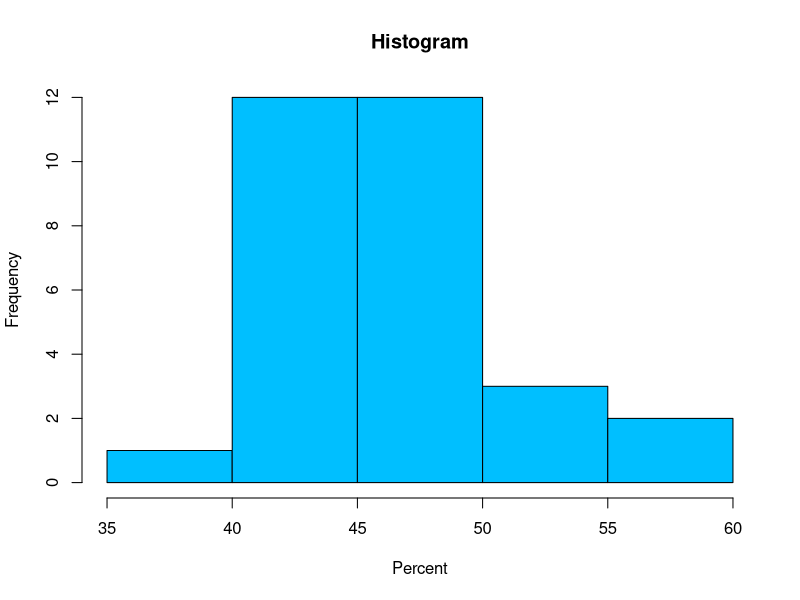
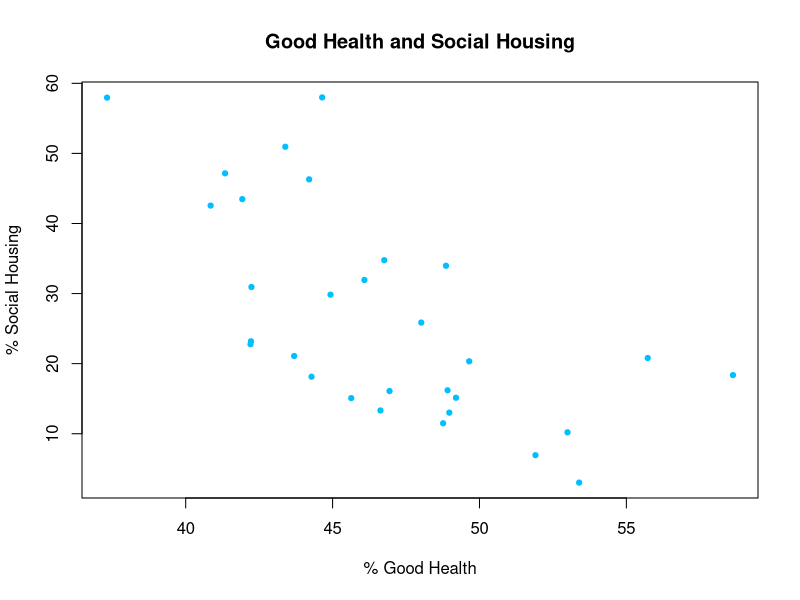
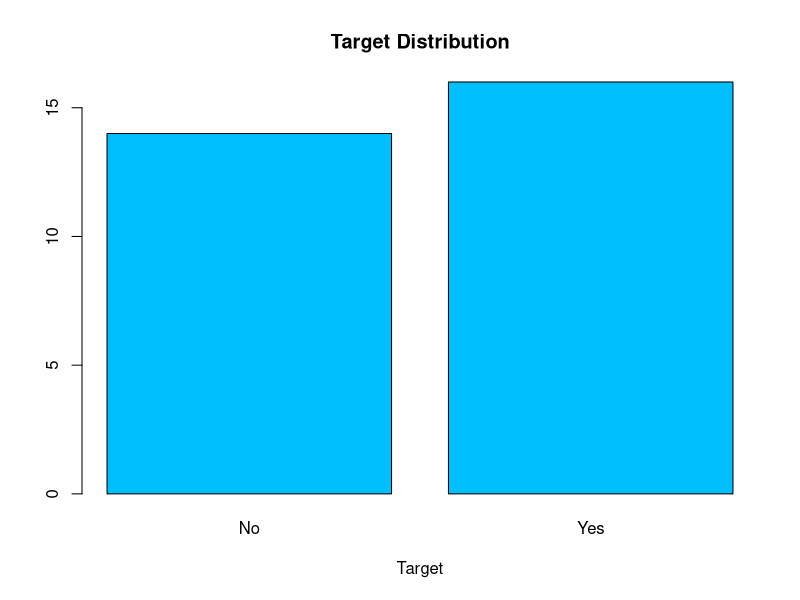
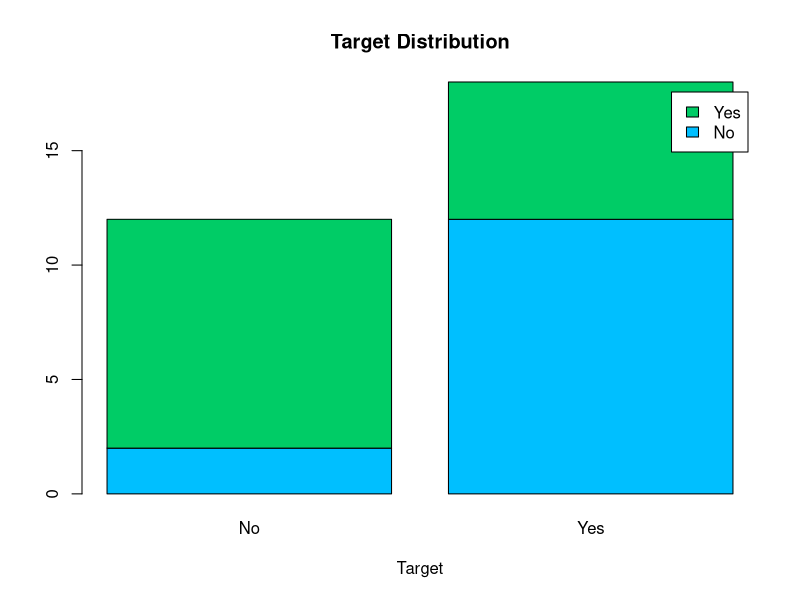
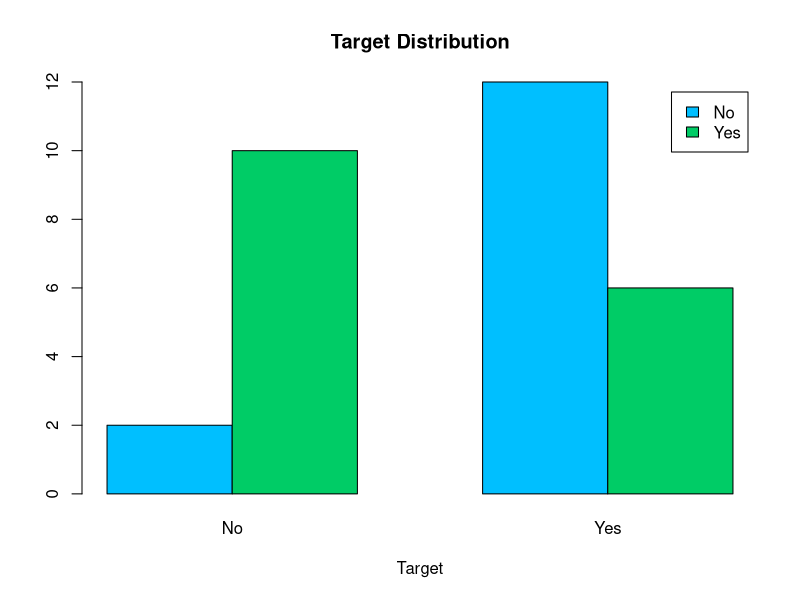
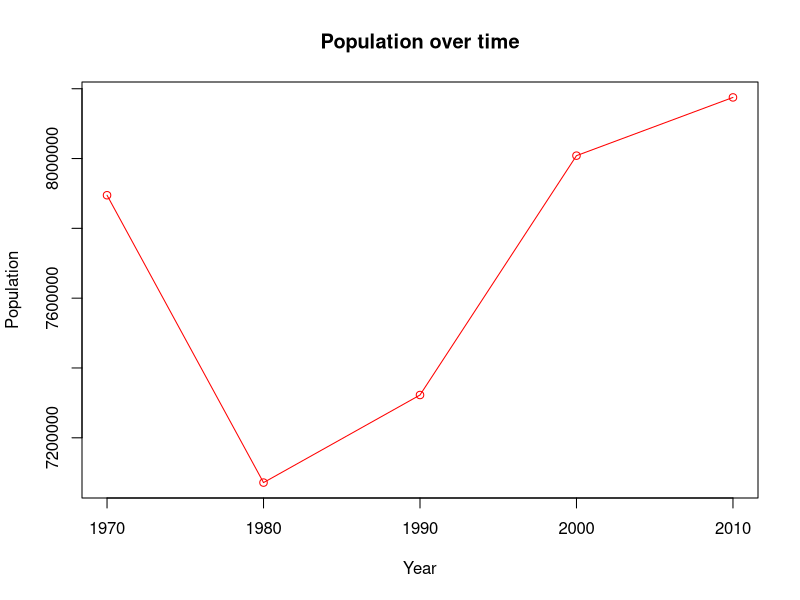
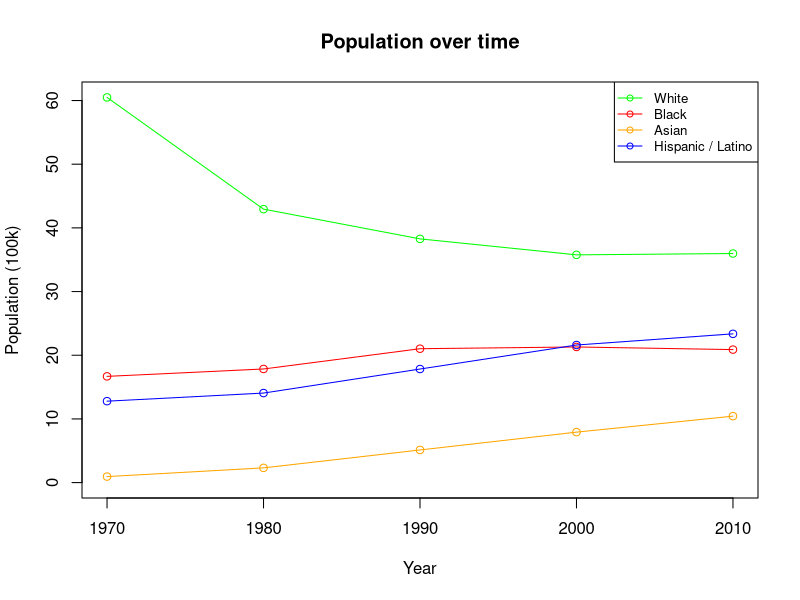
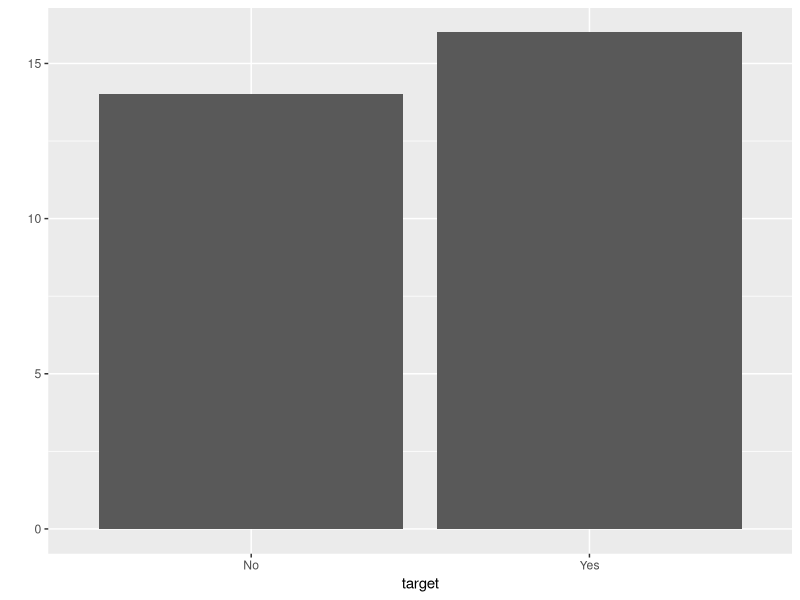

Generate these figures, in order, with R:
## ---- chunk 1
census <- read.csv("./data/census_small.csv")
## ---- chunk 2
head(census)
## ---- chunk 3
summary(census)
## ---- chunk 4
#Historgram
hist(census$PCT_Good_Health, col="#00bfff", xlab="Percent", main="Histogram") 
## ---- chunk 5
plot(census$PCT_Good_Health,census$PCT_Social_Rented_Households,cex=.7,main="Good Health and Social Housing", xlab="% Good Health",ylab="% Social Housing",col="#00bfff",pch=19)
## ---- chunk 6
mean(census$PCT_Good_Health)
## ---- chunk 7
census$PCT_Good_Health < mean(census$PCT_Good_Health)
## ---- chunk 8
# Calculate a target for PCT in good health
census$target <- ifelse(census$PCT_Good_Health < mean(census$PCT_Good_Health),"Yes","No")
# Calculate a target for PCT social housing
census$target2 <- ifelse(census$PCT_Social_Rented_Households < mean(census$PCT_Social_Rented_Households),"Yes","No")
## ---- chunk 9
head(census)
## ---- chunk 10
#Create a table of the results
counts <- table(census$target)
barplot(counts, main="Target Distribution", xlab="Target",col="#00bfff")
## ---- chunk 11
#Create a table of the results
counts <- table(census$target, census$target2)
#Create stacked bar chart
barplot(counts, main="Target Distribution", xlab="Target",col=c("#00bfff","#00cc66"),legend = rownames(counts))
#Create side by side bar chart
barplot(counts, main="Target Distribution", xlab="Target",col=c("#00bfff","#00cc66"),legend = rownames(counts),beside=TRUE)
## ---- chunk 12
#Read data
racial <- read.csv("./data/NYC_Pop.csv")
## ---- chunk 13
#Create a plot for the total population without an x-axis label
plot(racial$Population,type = "o", col = "red", xlab = "Year", ylab = "Population", main = "Population over time",xaxt = "n")
# Add axis label
axis(1, at=1:5, labels=racial$Year)
## ---- chunk 14
#Create a plot for the total population without an x-axis label
plot((racial$White)/100000,type = "o", col = "green", xlab = "Year", ylab = "Population (100k)", main = "Population over time",xaxt = "n",ylim=c(0,max(racial$White/100000)))
lines(racial$Black/100000, type = "o", col = "red")
lines(racial$Asian/100000, type = "o", col = "orange")
lines(racial$Hispanic_Latino/100000, type = "o", col = "blue")
# Add axis label
axis(1, at=1:5, labels=racial$Year)
#Add a legend
legend("topright", c("White","Black","Asian","Hispanic / Latino"), cex=0.8, col=c("green","red","orange","blue"),pch=1, lty=1)
## ---- chunk 15
library(ggplot2)
## ---- chunk 16
qplot(target,  data=census, geom="bar")
## ---- chunk 17
qplot(PCT_Social_Rented_Households, data=census, geom="histogram",binwidth=10)
## ---- chunk 18
qplot(PCT_Social_Rented_Households, PCT_Higher_Managerial, data = census)
## ---- chunk 19
qplot(PCT_Social_Rented_Households, PCT_Higher_Managerial, data = census,colour=target)
## ---- chunk 20
qplot(PCT_Social_Rented_Households, PCT_Higher_Managerial, data = census,shape=target)
## ---- chunk 21
qplot(PCT_Social_Rented_Households, PCT_Higher_Managerial, data = census,geom = c("point","smooth"))
## ---- chunk 22
qplot(PCT_Social_Rented_Households, PCT_Higher_Managerial, data = census,geom = c("point","smooth"),method="lm", formula=y~x)
## ---- chunk 23
household_ex <- read.csv("./data/expenditure.csv")
## ---- chunk 24
head(household_ex)
str(household_ex)
## ---- chunk 25
qplot(Year, Millions, data = household_ex, geom = "line")
## ---- chunk 26
p <- ggplot(household_ex, aes(Year, Millions))
## ---- chunk 27
p + geom_line()
## ---- chunk 28
library(scales)
p + geom_line() + scale_y_continuous(labels = comma)
## ---- chunk 29
# Add scale labels
p <- p + geom_line() + scale_y_continuous(labels = comma) + labs(x="Years", y="Millions (£)")
# Plot p
p
